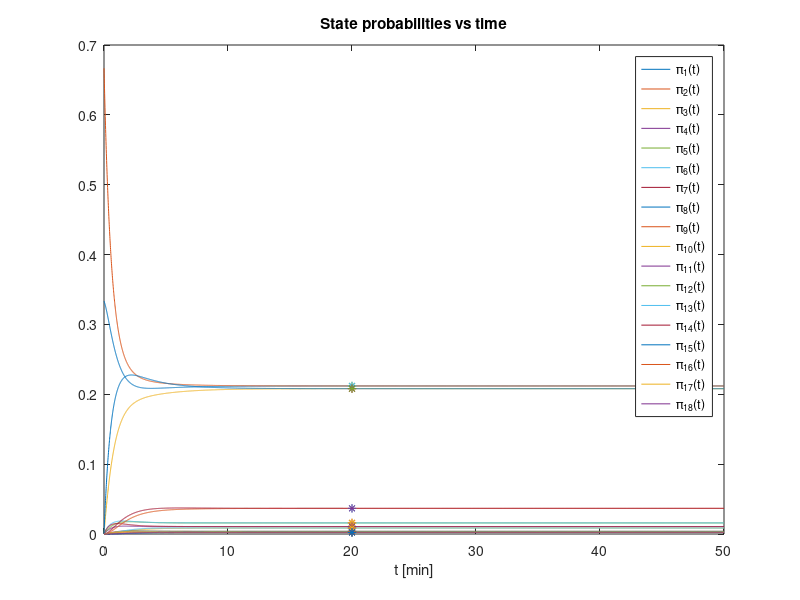

Source code (MATLAB):
clear all % clears variables and functions from memory
close all % closes all open figures
clc % cleares the command window

% Parameters
% Poisson process with average 
% lap finish car 1 average
car1_lap_time = 1.5; %minutes
% lap finish car 2 average 
car2_lap_time = 1.5; %minutes
% pit finish average
pit_time = 0.4 %minutes
% need to pit for car 1 average
car1_pit_time = 15 %minutes
% need to pit for car 2 average
car2_pit_time = 15 %minutes

lambda_1 = 1/car1_lap_time; % [laps/min]
lambda_2 = 1/car2_lap_time; % [laps/min]
sigma = 1/pit_time; % [finish/min]
mu_1 = 1/car1_pit_time; % [pit_needed/min]
mu_2 = 1/car2_pit_time; % [pit_needed/min]
p = 1/3; %probability of car 1 starting ahead
pi0 = [ p (1-p) 0 0 0 0 0 0 0 0 0 0 0 0 0 0 0 0 ];
tstar = 20; % time of interest

% Transition rate matrix
Q = [-(lambda_1+lambda_2+mu_1+mu_2)	lambda_2	lambda_1	mu_1	mu_2	0	0	0	0	0	0	0	0	0	0	0	0	0;
     lambda_1	-(lambda_1+lambda_2+mu_1+mu_2)	0	0	0	mu_1	mu_2	lambda_2	0	0	0	0	0	0	0	0	0	0;
     lambda_2	0	-(lambda_2+mu_2)	0	0	0	0	0	mu_2	0	0	0	0	0	0	0	0	0;
     0	0	0	-(lambda_1+lambda_2)	0	lambda_2	0	0	0	0	0	0	0	0	0	lambda_1	0	0;
     0	0	0	0	-(lambda_1+lambda_2)	0	0	0	lambda_1	0	0	lambda_2	0	0	0	0	0	0;
     0	0	0	0	0	-(lambda_1+lambda_2)	0	0	0	0	lambda_1	0	0	lambda_2	0	0	0	0;
     0	0	0	0	lambda_1	0	-(lambda_1+lambda_2)	0	0	0	0	0	0	0	0	0	lambda_2	0;
     0	lambda_1	0	0	0	0	0	-(lambda_1+mu_1)	0	0	0	0	0	mu_1	0	0	0	0;
     0	0	0	0	0	0	0	0	-lambda_2	lambda_2	0	0	0	0	0	0	0	0;
     sigma	0	0	0	0	0	0	0	0	-(sigma+lambda_1)	0	0	0	0	lambda_1	0	0	0;
     sigma	0	0	0	0	0	0	0	0	0	-(sigma+lambda_2)	0	lambda_2	0	0	0	0	0;
     0	sigma	0	0	0	0	0	0	0	lambda_1	0	-(sigma+lambda_1)	0	0	0	0	0	0;
     0	sigma	0	0	0	0	0	0	0	0	0	0	-(sigma+lambda_2)	0	0	0	0	lambda_2;
     0	0	0	0	0	0	0	0	0	0	0	0	lambda_1	-lambda_1	0	0	0	0;
     0	0	sigma	0	0	0	0	0	0	0	0	0	0	0	-sigma	0	0	0;
     0	0	sigma	0	0	0	0	0	0	0	lambda_2	0	0	0	0	-(sigma+lambda_2)	0	0;
     0	0	0	0	0	0	0	sigma	0	0	0	lambda_1	0	0	0	0	-(sigma+lambda_1)	0;
     0	0	0	0	0	0	0	sigma	0	0	0	0	0	0	0	0	0	-sigma];

% State probabilities at time tstar
pi_tstar = pi0*expm(Q*tstar)

% Plot of state probabilities vs time
T = 0:0.01:50;
PI = [];
for t = T
    PI = [ PI ; pi0*expm(Q*t) ];
end
figure
plot(T,PI,tstar,pi_tstar,'*')
title('State probabilities vs time')
xlabel('t [min]')
legend('\pi_1(t)','\pi_2(t)','\pi_3(t)','\pi_4(t)','\pi_5(t)',...
    '\pi_6(t)', '\pi_7(t)', '\pi_8(t)', '\pi_9(t)','\pi_1_0(t)',...
    '\pi_1_1(t)','\pi_1_2(t)','\pi_1_3(t)','\pi_1_4(t)','\pi_1_5(t)',...
    '\pi_1_6(t)','\pi_1_7(t)', '\pi_1_8(t)')